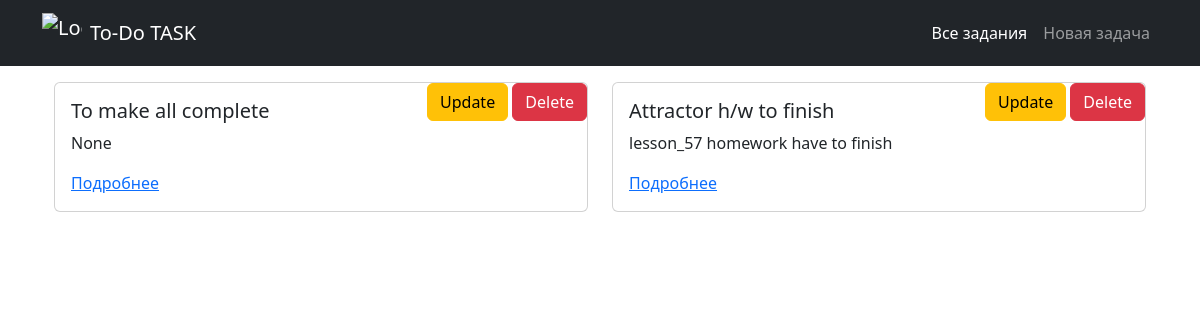
Before: / with the older database file.
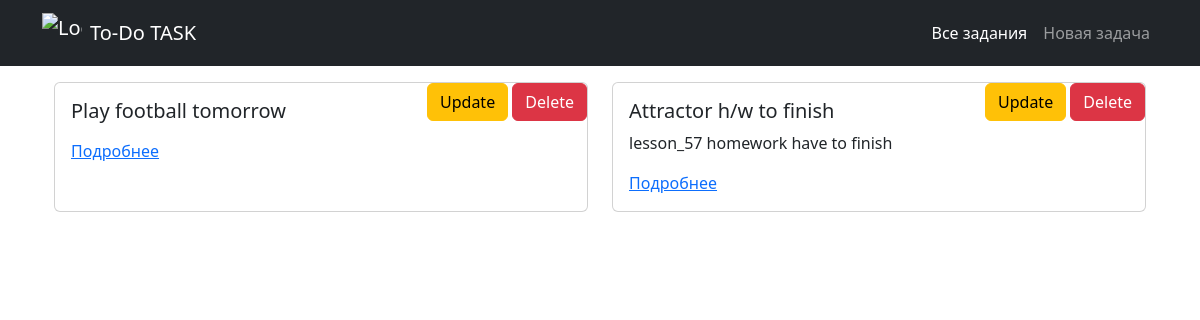
After: the same page with the newer database file.
### tracker_app/models.py (models this page shows, shortened)
class Task(models.Model):
    summary = models.CharField(null=False, blank=False, max_length=100)
    description = models.TextField(null=True, blank=True)
    status = models.ForeignKey('Status', on_delete=models.RESTRICT, related_name='tasks')
    type = models.ForeignKey('Type', on_delete=models.RESTRICT, related_name='tasks')
    created_at = models.DateTimeField(auto_now_add=True)
    updated_at = models.DateTimeField(auto_now=True)
    class Meta:
        db_table = 'task'
        ordering = ['-created_at']

### tracker_app/views.py (the view)
# urls.py: path('', MainView.as_view(), name='main'),
class MainView(TemplateView):
    template_name = 'task/main_page.html'
    def get_context_data(self, **kwargs):
        context = super().get_context_data(**kwargs)
        context['task'] = Task.objects.all()
        return context

### templates/task/main_page.html
{% extends "base.html" %}
{% block content %}
<div class="container mt-3">
    <div class="row row-cols-1 row-cols-md-2 g-4">
        {% for t in task %}
        <div class="col">
            <div class="card h-100">
                <div class="d-flex">
                    <div class="card-body">
                        <h5 class="card-title">{{ t.summary }}</h5>
                        <p class="card-text">{{ t.description }}</p>
                        <a class="card-link" href="{% url 'detail' t.id %}">Подробнее</a>
                    </div>
                    <div>
                        <a class="btn btn-warning" href="{% url 'update_task' t.id %}">Update</a>
                        <a class="btn btn-danger" href="{% url 'delete_task' t.id %}">Delete</a>
                    </div>
                </div>
            </div>
        </div>
        {% endfor %}
    </div>
</div>
{% endblock %}

### templates/base.html (shortened to what this page needs)
<!DOCTYPE html>
<html lang="en">
<head>
    <link href="https://cdn.jsdelivr.net/npm/bootstrap@5.3.8/dist/css/bootstrap.min.css"
 rel="stylesheet">
</head>
<body>
<nav class="navbar navbar-expand-lg navbar-dark bg-dark">
    <div class="container">
        <a class="navbar-brand d-flex align-items-center" href="/">
            <img
                    src="https://tse4.mm.bing.net/th/id/OIP.jhVusevf2mftAJGM2lKnNQHaHa?r=0&rs=1&pid=ImgDetMain&o=7&rm=3"
                    alt="Logo"
                    width="40"
                    height="40"
                    class="me-2"
            >
            To-Do TASK
        </a>
        <div class="collapse navbar-collapse" id="navbarNav">
            <ul class="navbar-nav ms-auto">
                <li class="nav-item">
                    <a class="nav-link active" href="{% url "main" %}">Все задания</a>
                </li>
                <li class="nav-item">
                    <a class="nav-link" href="{% url "create_task" %}">Новая задача</a>
                </li>
            </ul>
        </div>
    </div>
</nav>
<div class="container">
    {% block content %}
    {% endblock %}
</div>
</body>
</html>

Changed rows visible on the page:
removed Task: summary "To make all complete", description "None"
added Task: summary "Play football tomorrow"
